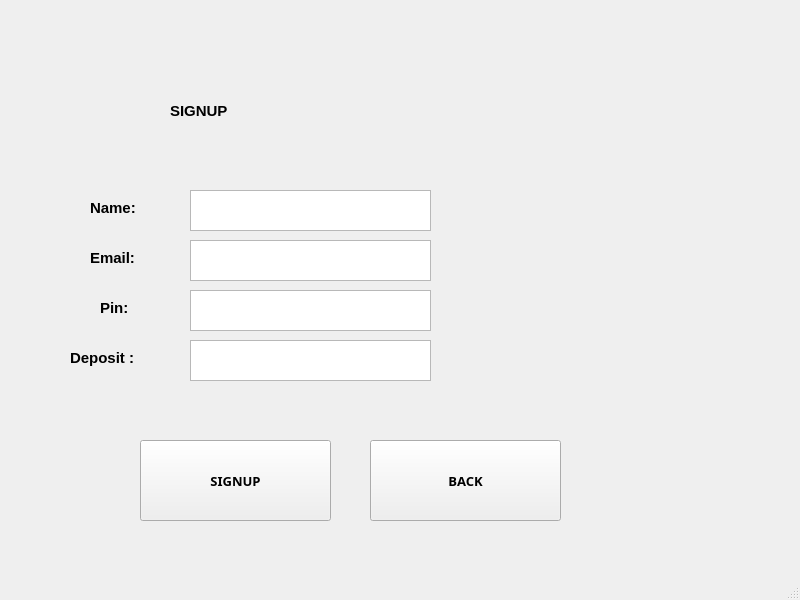
<?xml version="1.0" encoding="UTF-8"?>
<ui version="4.0">
 <class>MainWindow</class>
 <widget class="QMainWindow" name="MainWindow">
  <property name="geometry">
   <rect>
    <x>0</x>
    <y>0</y>
    <width>800</width>
    <height>600</height>
   </rect>
  </property>
  <property name="windowTitle">
   <string>MainWindow</string>
  </property>
  <widget class="QWidget" name="centralwidget">
   <widget class="QLabel" name="label_2">
    <property name="geometry">
     <rect>
      <x>170</x>
      <y>70</y>
      <width>301</width>
      <height>81</height>
     </rect>
    </property>
    <property name="font">
     <font>
      <pointsize>11</pointsize>
      <weight>75</weight>
      <bold>true</bold>
     </font>
    </property>
    <property name="text">
     <string>SIGNUP</string>
    </property>
   </widget>
   <widget class="QLabel" name="label_3">
    <property name="geometry">
     <rect>
      <x>90</x>
      <y>200</y>
      <width>71</width>
      <height>16</height>
     </rect>
    </property>
    <property name="font">
     <font>
      <pointsize>11</pointsize>
      <weight>75</weight>
      <bold>true</bold>
     </font>
    </property>
    <property name="text">
     <string>Name:</string>
    </property>
   </widget>
   <widget class="QLabel" name="label_4">
    <property name="geometry">
     <rect>
      <x>90</x>
      <y>250</y>
      <width>55</width>
      <height>16</height>
     </rect>
    </property>
    <property name="font">
     <font>
      <pointsize>11</pointsize>
      <weight>75</weight>
      <bold>true</bold>
     </font>
    </property>
    <property name="text">
     <string>Email:</string>
    </property>
   </widget>
   <widget class="QLabel" name="label_5">
    <property name="geometry">
     <rect>
      <x>100</x>
      <y>300</y>
      <width>55</width>
      <height>16</height>
     </rect>
    </property>
    <property name="font">
     <font>
      <pointsize>11</pointsize>
      <weight>75</weight>
      <bold>true</bold>
     </font>
    </property>
    <property name="text">
     <string>Pin:</string>
    </property>
   </widget>
   <widget class="QLabel" name="label_6">
    <property name="geometry">
     <rect>
      <x>70</x>
      <y>350</y>
      <width>91</width>
      <height>16</height>
     </rect>
    </property>
    <property name="font">
     <font>
      <pointsize>11</pointsize>
      <weight>75</weight>
      <bold>true</bold>
     </font>
    </property>
    <property name="text">
     <string>Deposit :</string>
    </property>
   </widget>
   <widget class="QPlainTextEdit" name="plainTextEdit">
    <property name="geometry">
     <rect>
      <x>190</x>
      <y>190</y>
      <width>241</width>
      <height>41</height>
     </rect>
    </property>
    <property name="font">
     <font>
      <family>MS Sans Serif</family>
      <pointsize>12</pointsize>
      <weight>75</weight>
      <italic>true</italic>
      <bold>true</bold>
     </font>
    </property>
   </widget>
   <widget class="QPlainTextEdit" name="plainTextEdit_2">
    <property name="geometry">
     <rect>
      <x>190</x>
      <y>240</y>
      <width>241</width>
      <height>41</height>
     </rect>
    </property>
    <property name="font">
     <font>
      <family>MS Sans Serif</family>
      <pointsize>12</pointsize>
      <weight>75</weight>
      <italic>true</italic>
      <bold>true</bold>
     </font>
    </property>
   </widget>
   <widget class="QPlainTextEdit" name="plainTextEdit_3">
    <property name="geometry">
     <rect>
      <x>190</x>
      <y>290</y>
      <width>241</width>
      <height>41</height>
     </rect>
    </property>
    <property name="font">
     <font>
      <family>MS Sans Serif</family>
      <pointsize>12</pointsize>
      <weight>75</weight>
      <italic>true</italic>
      <bold>true</bold>
     </font>
    </property>
   </widget>
   <widget class="QPlainTextEdit" name="plainTextEdit_4">
    <property name="geometry">
     <rect>
      <x>190</x>
      <y>340</y>
      <width>241</width>
      <height>41</height>
     </rect>
    </property>
    <property name="font">
     <font>
      <family>MS Sans Serif</family>
      <pointsize>12</pointsize>
      <weight>75</weight>
      <italic>true</italic>
      <bold>true</bold>
     </font>
    </property>
   </widget>
   <widget class="QPushButton" name="pushButton">
    <property name="geometry">
     <rect>
      <x>140</x>
      <y>440</y>
      <width>191</width>
      <height>81</height>
     </rect>
    </property>
    <property name="font">
     <font>
      <family>Segoe Print</family>
      <pointsize>10</pointsize>
      <weight>75</weight>
      <bold>true</bold>
     </font>
    </property>
    <property name="text">
     <string>SIGNUP</string>
    </property>
   </widget>
   <widget class="QPushButton" name="pushButton_2">
    <property name="geometry">
     <rect>
      <x>370</x>
      <y>440</y>
      <width>191</width>
      <height>81</height>
     </rect>
    </property>
    <property name="font">
     <font>
      <family>Segoe Print</family>
      <pointsize>10</pointsize>
      <weight>75</weight>
      <bold>true</bold>
     </font>
    </property>
    <property name="text">
     <string>BACK</string>
    </property>
   </widget>
  </widget>
  <widget class="QMenuBar" name="menubar">
   <property name="geometry">
    <rect>
     <x>0</x>
     <y>0</y>
     <width>800</width>
     <height>26</height>
    </rect>
   </property>
  </widget>
  <widget class="QStatusBar" name="statusbar"/>
 </widget>
 <resources/>
 <connections/>
</ui>
